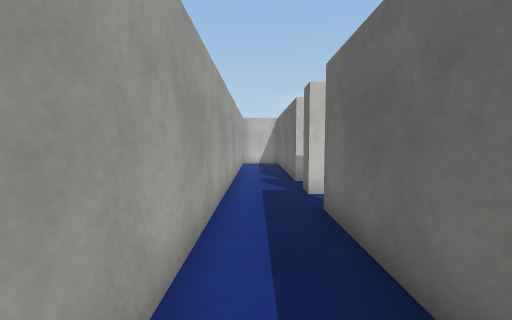
view 1 (above)

21 first-person views from a walk through a 3-D level made in the Unity game engine. The camera is 1.4 m above the floor, tilts 4° down and sees 90° across. The floor is counted in squares, 1 m on a side. Each view is taken from the middle of a square. On the plan, view 1 faces up. The plan holds only what a view shows up to about 13 squares ahead; the rest is blank. Some animated figures are not drawn. Surface patterns are stand-ins for the level's own textures.

view 2
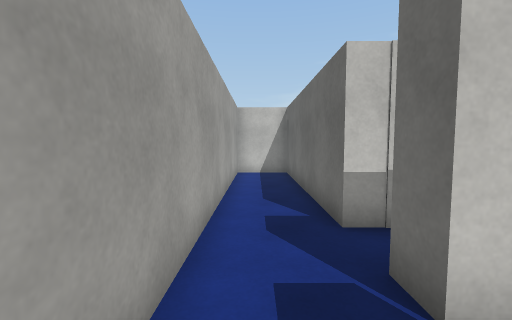

view 3
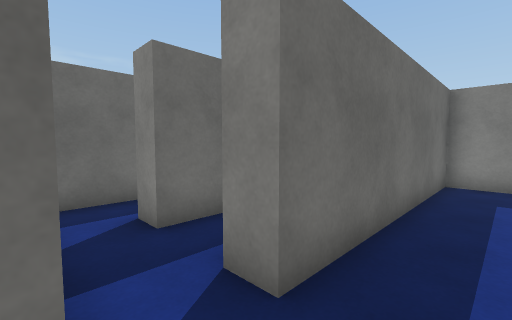

view 4
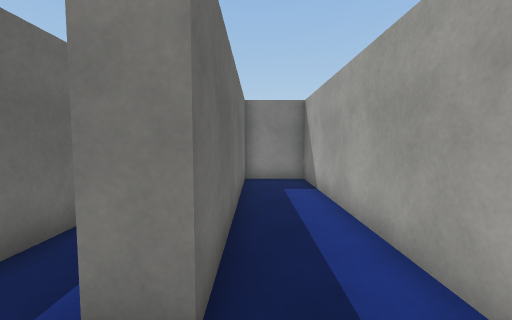

view 5
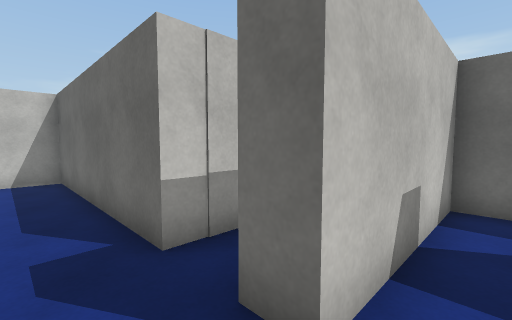

view 6
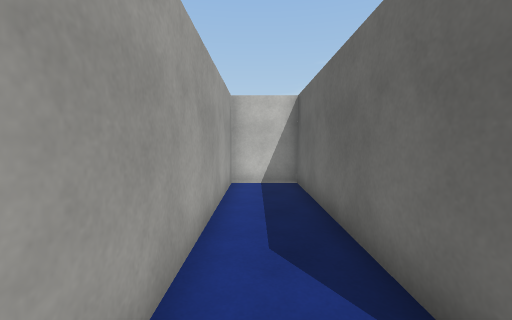

view 7
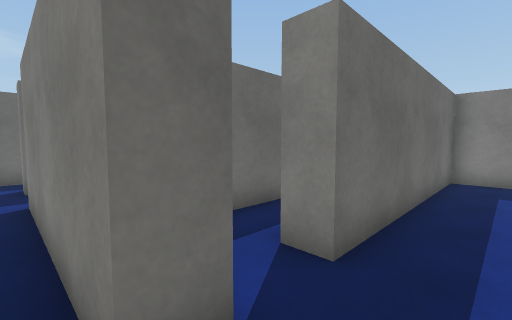

view 8
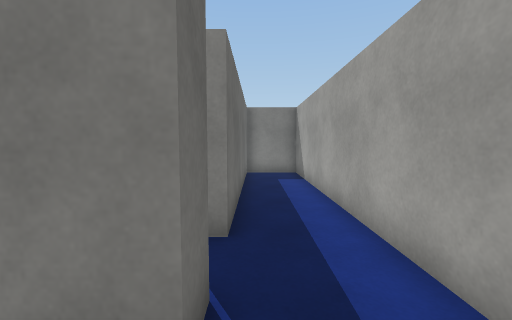

view 9
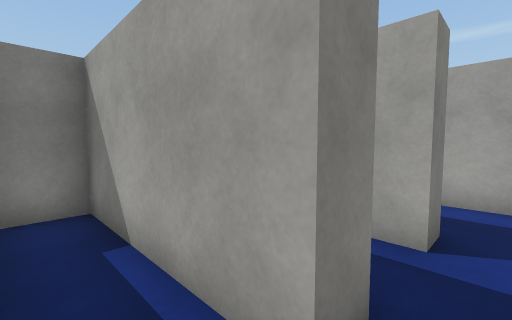

view 10
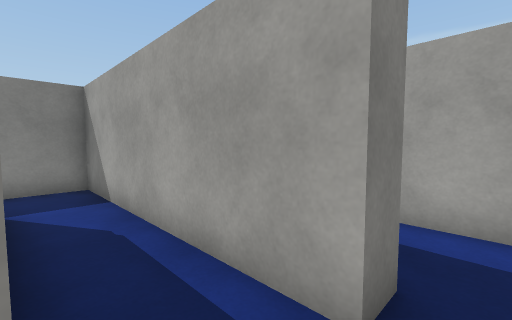

view 11
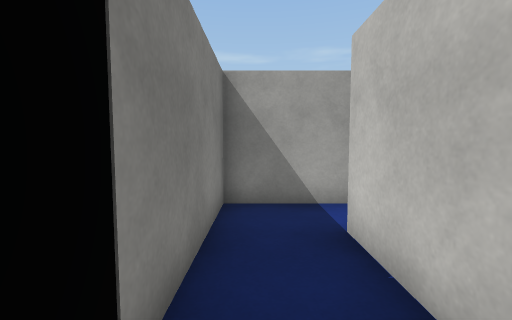

view 12
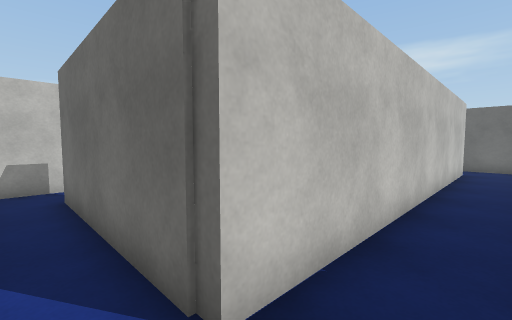

view 13
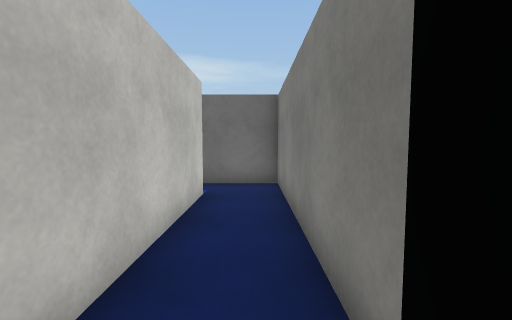

view 14
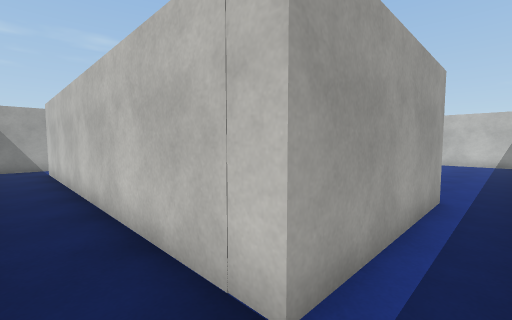

view 15
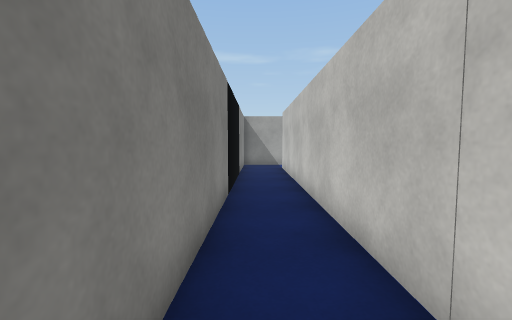

view 16
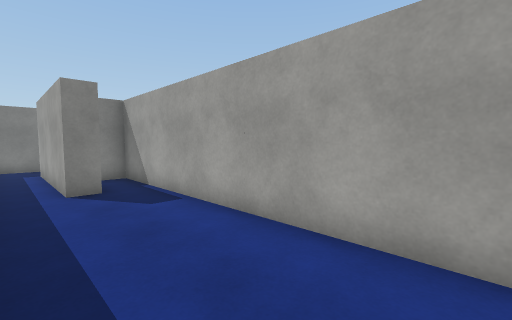

view 17
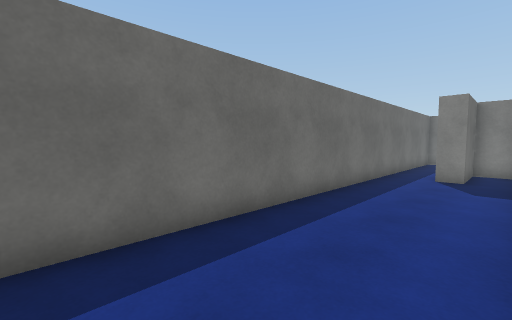

view 18
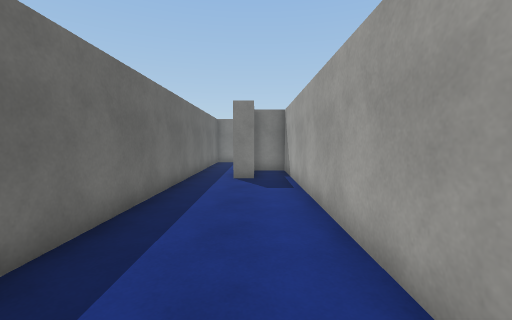

view 19
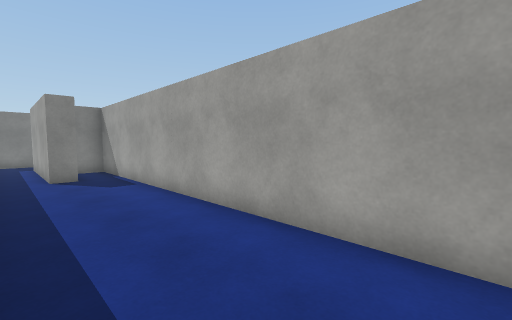

view 20
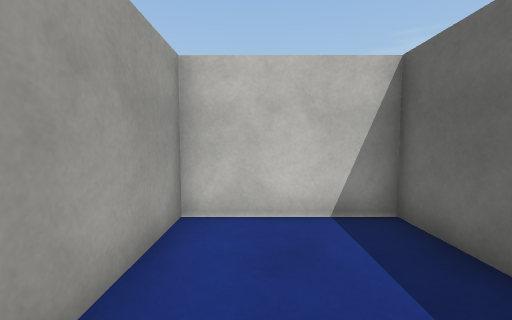

view 21
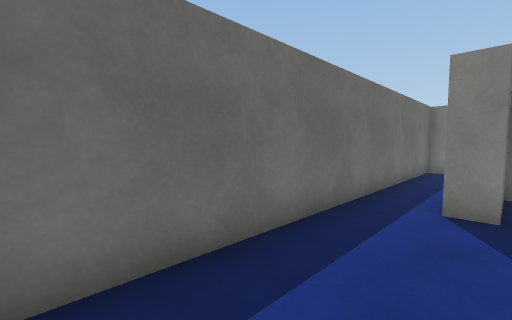

### Floor plan
Points are (right, up) in squares from view 1. A wall is a line through its corners. A room is listed if a view was taken in it or the views show most of it. See-through windows are left out.
Room 1 (views 1, 2, 3, 4, 5, 6, 7, 8)
walls: (2.4, 6.8) (1.4, 6.8) (1.4, 7.6); (1.4, 9.1) (1.4, 16.8) (-0.8, 16.8) (-0.8, -2.7) (1.4, -2.7) (1.4, 5.3) (2.2, 5.3)
ways out: opening at (2, 6) to room 3
Room 2 (views 9, 10)
walls: (6.4, 4.6) (6.4, 6.8) (3.4, 6.8); (4, 5.3) (4.8, 5.3) (4.8, 0.2) (6.1, 0.2)
ways out: opening at (4.5, 6) to room 3
Room 3 (views 11, 12, 13, 14, 15)
walls: (16.9, -0.6) (4, -0.6) (4, 5.3); (2.2, 5.3) (2.2, -2.7) (18.7, -2.7) (18.7, -0.5); (3.4, 6.8) (2.4, 6.8)
ways out: opening at (2, 6) to room 1; opening at (4.5, 6) to room 2; opening at (18, 0) to room 4
Room 4 (views 16, 17, 18, 19, 20, 21)
walls: (18.7, -0.5) (18.7, 16.8) (14.6, 16.8) (14.6, 2.5) (16.1, 2.5) (16.1, 5.1) (16.9, 5.1) (16.9, -0.6)
ways out: opening at (18, 0) to room 3

Positions as (right, up) in squares from view 1, and headings:
1: (0, 0), facing up
2: (0, 5), facing up
3: (0, 7), facing down-right
4: (1, 7), facing down
5: (0, 6), facing up-right
6: (0, 8), facing up
7: (0, 8), facing down-right
8: (1, 9), facing down
9: (6, 6), facing down-left
10: (4, 6), facing down-left
11: (8, -2), facing left
12: (3, -2), facing up-right
13: (10, -2), facing right
14: (18, -2), facing up-left
15: (18, -2), facing left
16: (18, 13), facing down-left
17: (15, 16), facing down-right
18: (16, 15), facing down
19: (18, 16), facing down-left
20: (16, 12), facing up
21: (16, 11), facing down-right
